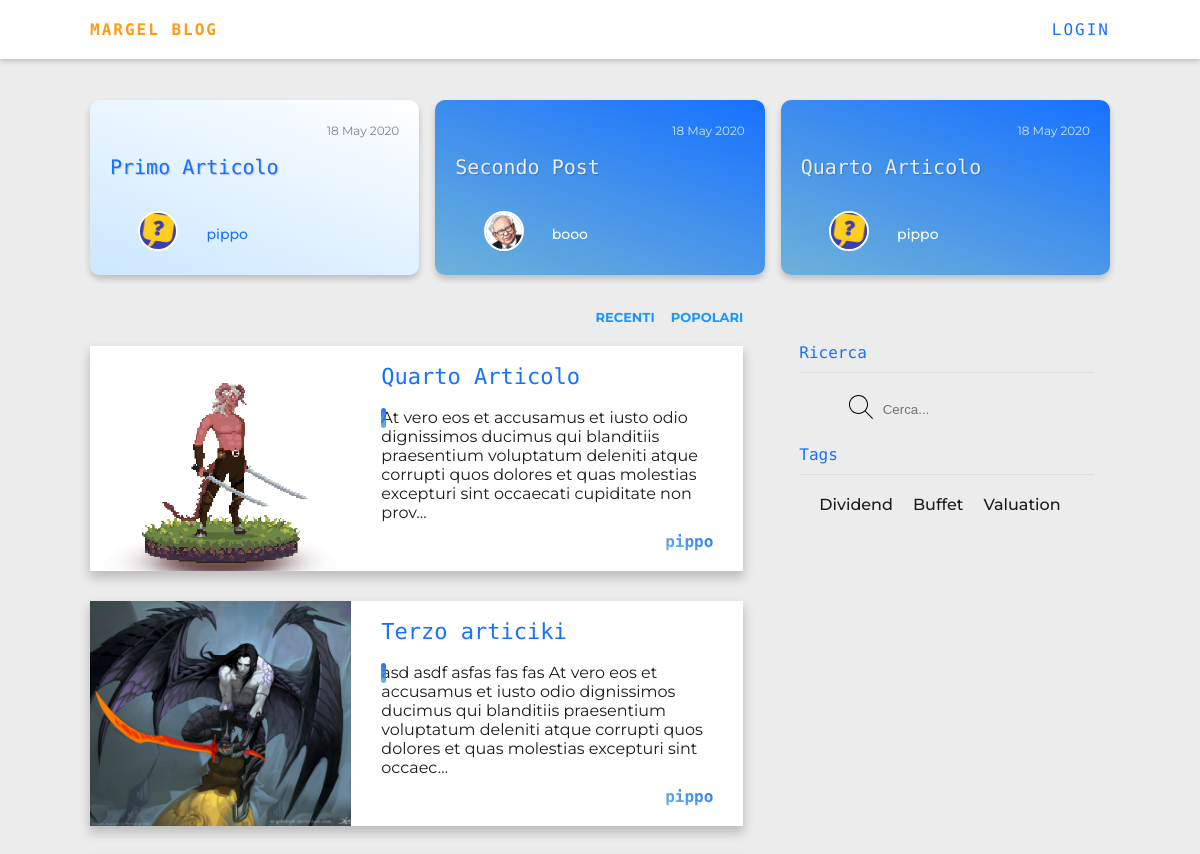
The page /blog/ (upper part) on the database as committed earlier.
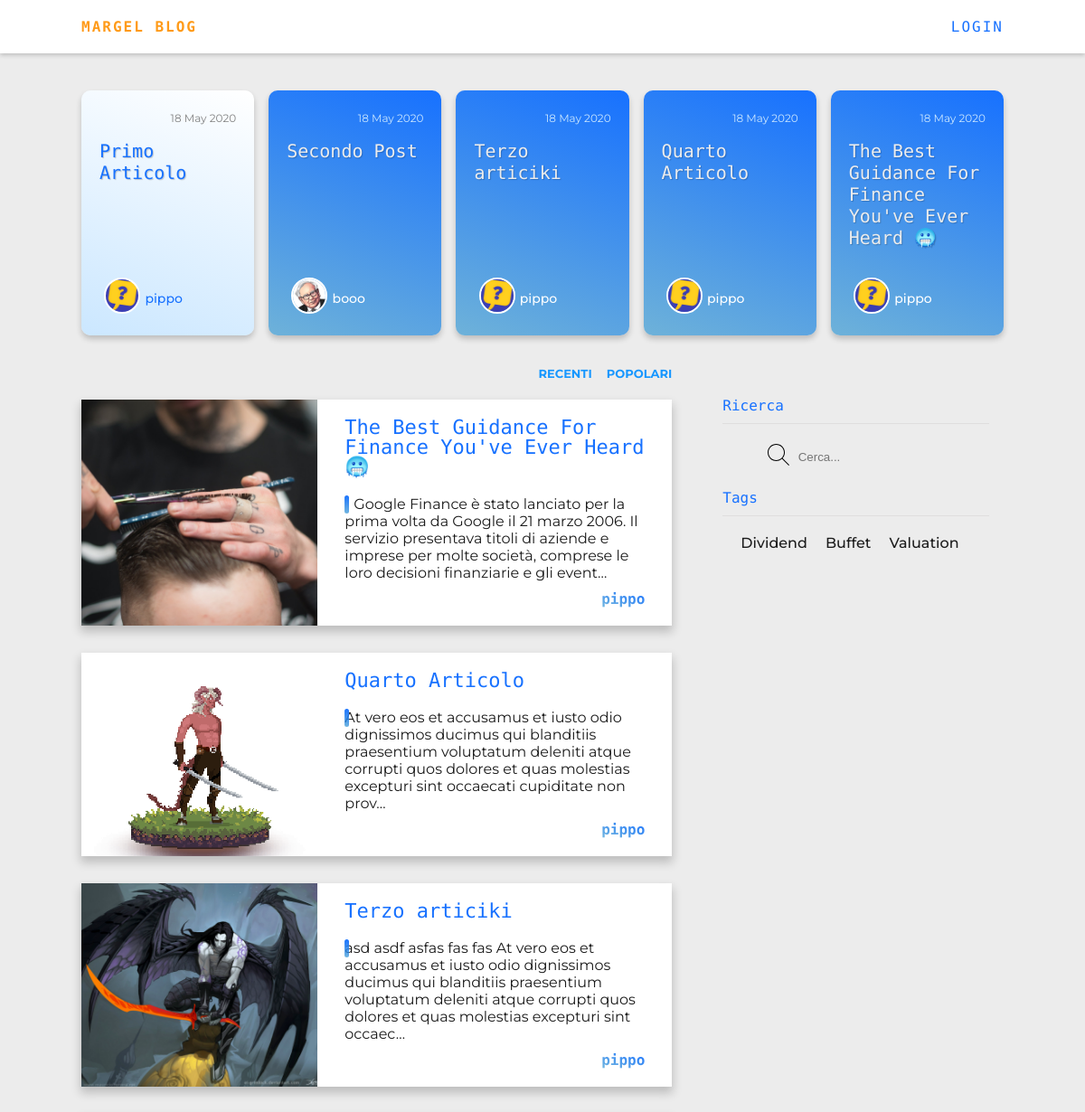
The same page on the database as committed later.
### blog_app/models.py (models this page shows, shortened)
class Article(models.Model):
    author = models.ForeignKey('auth.user', on_delete=models.CASCADE)
    title = models.CharField(max_length=100)
    content = models.TextField()
    image = models.ImageField(upload_to='article_pics', blank=True)
    pub_date = models.DateTimeField('date published', blank=True, null=True)
    create_date = models.DateTimeField(default=timezone.now)
    category = models.ForeignKey(Category, on_delete=models.CASCADE, blank=True)
    tag = models.ManyToManyField(Tag)
    pin = models.BooleanField(default=False)

class Category(models.Model):
    cat_name = models.CharField(max_length=50, verbose_name='Category')
    image = models.ImageField(upload_to='category_pics', blank=True)
    def __str__(self):
        return self.cat_name

### blog_app/views.py (the view)
# urls.py: path('', views.ArticleListView.as_view(), name='article_list'),
class ArticleListView(ListView):
    model = Article
    def get_context_data(self, **kwargs):
        context =  super().get_context_data(**kwargs)
        context['pin_articles'] = get_list_or_404(Article, pin=True, pub_date__isnull=False)
        return context
    def get_queryset(self):
        return Article.objects.filter(pub_date__lte=timezone.now()).order_by('-pub_date')

### templates/blog_app/article_list.html (shortened to what this page needs)
{% extends 'blog_app/base.html' %}
{% block main_content %}
<div class="main">
    <div class="news-container">
        <div class="news-filter">
            <ul>
                <li>
                    <a href="#" class="filter">Recenti</a>
                </li>
                <li>
                    <a href="#" class="filter">Popolari</a>
                </li>
            </ul>
        </div>
        <div class="news-deck" id="newsDeck">
            {% for article in article_list %}
                <div class="card">
                    <div class="image-data">
                        <div class="background-image" style="  background: {% if article.image %}url({{article.image.url}}){% endif %} no-repeat center; background-size: cover;"></div>
                    </div>
                    <div class="post-data">
                        <h3 class="title"><a href="{% url 'blog_app:article_detail' pk=article.pk %}">{{article.title}}</a> </h3>
                        <p class="description">
                            {{article.content|safe|truncatechars:200}}
                        </p>
                        <div class="category">
                            <h4>
                                <a href=#"">{{article.category}}</a>
                            </h4>
                        </div>
                    </div>
                </div>
            {% endfor %}
        </div>
    </div>
    <div class="sidebar">
        <div class="sidebar-title">
            <h4>Ricerca</h4>
        </div>
        <div class="search-section">
            <form action="">
                <div class="searchIcon">
                </div>
                <input type="text" name="search" value="" placeholder="Cerca..." id="myInput">
            </form>
        </div>
        <div class="sidebar-title">
            <h4>Tags</h4>
        </div>
        <div class="tags-section">
            <div class="tag"><a href="#">Dividend</a></div>
            <div class="tag"><a href="#">Buffet</a></div>
            <div class="tag"><a href="#">Valuation</a></div>
        </div>
    </div>
</div>
{% endblock %}

### templates/blog_app/base.html (shortened to what this page needs)
<!DOCTYPE html>
{% load static %}
<html lang="it">
    <head>
        <link rel="stylesheet" href="{% static 'css/style.css' %}" />
        <link rel="stylesheet" href="//cdn.jsdelivr.net/npm/medium-editor@latest/dist/css/medium-editor.min.css"
            type="text/css" media="screen" charset="utf-8" />
    </head>
    <body class="light">
        <header>
            {% block navbar %}
            <nav class="navbar">
                <a href="{%url 'blog_app:article_list'%}" class="navbar-brand">Margel Blog</a>
                <ul class="navbar-nav">
                    {% if user.is_authenticated %}
                    <li class="nav-item">
                        <a class="nav-link" href="{% url 'blog_app:article_new' %}">New Post</a>
                    </li>
                    <li class="nav-item">
                        <a class="nav-link" href="{% url 'blog_app:article_draft_list' %}">Drafts</a>
                    </li>
                    <li class="nav-item">
                        <a class="nav-link" href="{% url 'logout' %}">Log Out</a>
                    </li>
                    <li class="nav-item">Welcome: {{user.username}}</li>
                    {% else %}
                    <li class="nav-item">
                        <a class="nav-link" href="{% url 'login' %}">Login</a>
                    </li>
                    {% endif %}
                </ul>
            </nav>
            {% endblock %}
        </header>
        <div class="container">
            <div class="wrapper">
                {% block topnews %}
                {% if pin_articles %}
                <div class="top-news-container">
                    {% for pin in pin_articles %}
                    <article class="top-news">
                        <header class="top-news-header">
                            <div class="top-news-title">
                                <div class="top-news-subhead">
                                    <time datetime="2020-04-24">
                                        {{pin.pub_date|date:"d M Y"}}
                                    </time>
                                </div>
                                <h2>
                                    <a href="{% url 'blog_app:article_detail' pk=pin.pk %}"
                                        class="read-article">{{pin.title}}</a>
                                </h2>
                            </div>
                        </header>
                        <div class="top-news-meta">
                            <div class="top-news-byline">
                                <div class="category-avatar">
                                    <a href="#" class="category-name">
                                        <img src="{{pin.category.image.url}}" alt="{{pin.category}} category"
                                            class="avatar" height="80" />
                                    </a>
                                </div>
                                <div class="category-name-area">
                                    <a href="#" class="category-name">{{pin.category}}</a>
                                </div>
                            </div>
                        </div>
                    </article>
                    {% endfor %}
                </div>
                {% endif %}
                {% endblock %}
                {% block main_content %}
                {% endblock %}
            </div>
        </div>
    </body>
</html>

Rows that differ between the two databases and show on the page:
now on one of the page's lists (row edited): Article: pub_date "18 May 2020", title "Terzo articiki", category "pippo"
added Article: pub_date "18 May 2020", title "The Best Guidance For Finance You've Ever Heard 🥶", category.image (picture), category "pippo", image (picture), content "Google Finance è stato lanciato per la prima volta da Google il 21 marzo 2006. Il servizio presentava titoli di aziende e imprese per molte società, comprese le loro decisioni finanziarie e gli event…"
